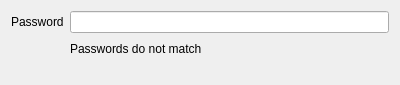
<?xml version="1.0" encoding="UTF-8"?>
<ui version="4.0">
 <class>CheckPasswordDialogue</class>
 <widget class="QDialog" name="CheckPasswordDialogue">
  <property name="geometry">
   <rect>
    <x>0</x>
    <y>0</y>
    <width>400</width>
    <height>85</height>
   </rect>
  </property>
  <property name="windowTitle">
   <string>Dialog</string>
  </property>
  <layout class="QFormLayout" name="formLayout">
   <item row="0" column="0">
    <widget class="QLabel" name="passwordLabel">
     <property name="text">
      <string>Password</string>
     </property>
    </widget>
   </item>
   <item row="0" column="1">
    <widget class="QLineEdit" name="passwordEdit"/>
   </item>
   <item row="1" column="1">
    <widget class="QLabel" name="passwordStatus">
     <property name="text">
      <string>Passwords do not match</string>
     </property>
    </widget>
   </item>
   <item row="1" column="0">
    <spacer name="horizontalSpacer">
     <property name="orientation">
      <enum>Qt::Horizontal</enum>
     </property>
     <property name="sizeHint" stdset="0">
      <size>
       <width>40</width>
       <height>20</height>
      </size>
     </property>
    </spacer>
   </item>
  </layout>
 </widget>
 <resources/>
 <connections/>
</ui>
